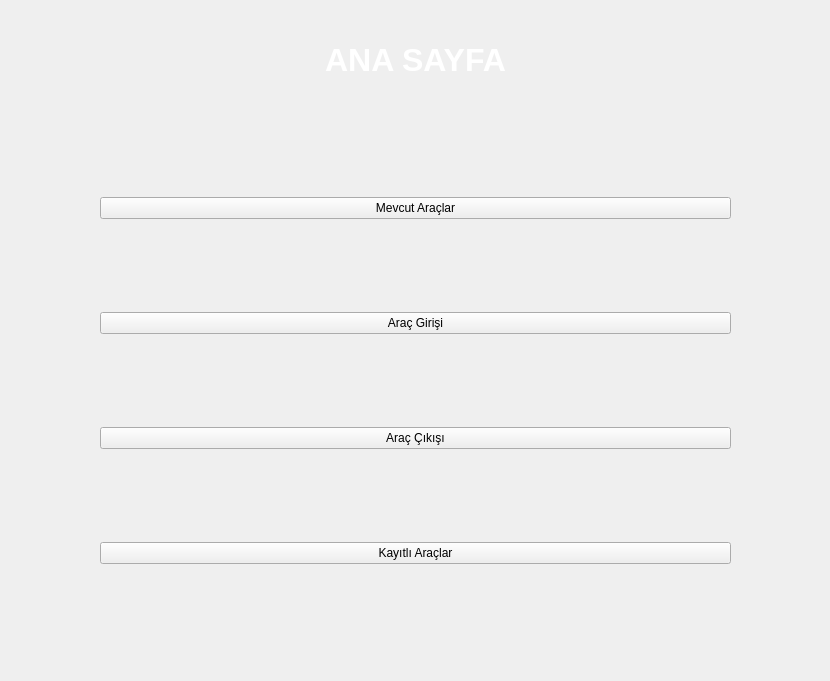
<?xml version="1.0" encoding="UTF-8"?>
<ui version="4.0">
 <class>Form</class>
 <widget class="QWidget" name="Form">
  <property name="geometry">
   <rect>
    <x>0</x>
    <y>0</y>
    <width>830</width>
    <height>681</height>
   </rect>
  </property>
  <property name="windowTitle">
   <string>Form</string>
  </property>
  <widget class="QLabel" name="label">
   <property name="geometry">
    <rect>
     <x>-10</x>
     <y>-20</y>
     <width>891</width>
     <height>721</height>
    </rect>
   </property>
   <property name="text">
    <string>&lt;html&gt;&lt;head/&gt;&lt;body&gt;&lt;p align=&quot;center&quot;&gt;&lt;br/&gt;&lt;/p&gt;&lt;/body&gt;&lt;/html&gt;</string>
   </property>
  </widget>
  <widget class="QLabel" name="label_2">
   <property name="geometry">
    <rect>
     <x>-10</x>
     <y>-20</y>
     <width>861</width>
     <height>731</height>
    </rect>
   </property>
   <property name="text">
    <string/>
   </property>
   <property name="pixmap">
    <pixmap>desktop-wallpaper-logo-full-backgrounds-logo-ferrari.jpg</pixmap>
   </property>
   <property name="scaledContents">
    <bool>true</bool>
   </property>
  </widget>
  <widget class="QWidget" name="layoutWidget">
   <property name="geometry">
    <rect>
     <x>100</x>
     <y>110</y>
     <width>631</width>
     <height>541</height>
    </rect>
   </property>
   <layout class="QVBoxLayout" name="verticalLayout">
    <item>
     <widget class="QPushButton" name="mevcutaraclar">
      <property name="text">
       <string>Mevcut Araçlar</string>
      </property>
     </widget>
    </item>
    <item>
     <widget class="QPushButton" name="aracgiris">
      <property name="text">
       <string>Araç Girişi</string>
      </property>
     </widget>
    </item>
    <item>
     <widget class="QPushButton" name="araccikis">
      <property name="text">
       <string>Araç Çıkışı</string>
      </property>
     </widget>
    </item>
    <item>
     <widget class="QPushButton" name="kayitliaraclar">
      <property name="text">
       <string>Kayıtlı Araçlar</string>
      </property>
     </widget>
    </item>
   </layout>
  </widget>
  <widget class="QLabel" name="label_3">
   <property name="geometry">
    <rect>
     <x>220</x>
     <y>40</y>
     <width>391</width>
     <height>41</height>
    </rect>
   </property>
   <property name="text">
    <string>&lt;html&gt;&lt;head/&gt;&lt;body&gt;&lt;p align=&quot;center&quot;&gt;&lt;span style=&quot; font-size:24pt; font-weight:600; color:#ffffff;&quot;&gt;ANA SAYFA&lt;/span&gt;&lt;/p&gt;&lt;/body&gt;&lt;/html&gt;</string>
   </property>
  </widget>
 </widget>
 <resources/>
 <connections/>
</ui>
